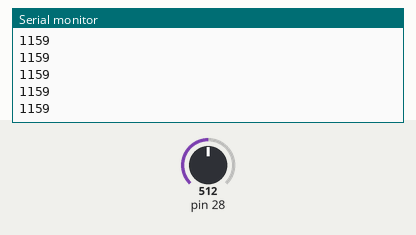
The sketch below on a simulated Teensy 4. Shown: the last lines printed to the serial monitor. Inputs (shaded band) come from the test bench; at power-on: pin 28 = 512.

Above: at 1.2 s.
1.3 s: pin 28 set to 716
At 1.33 s:
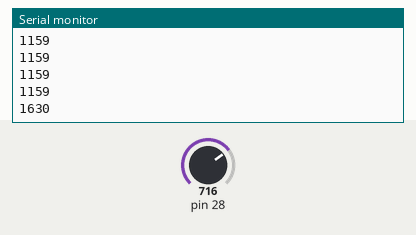
2.8 s: pin 28 set to 900
At 2.83 s:
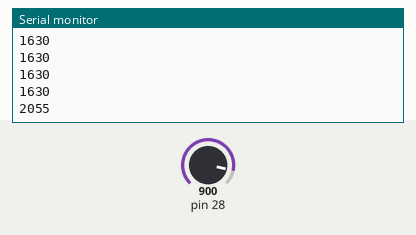
Timing chart, 0 to 5.8 s (numbered marks = the images above; inputs shaded):
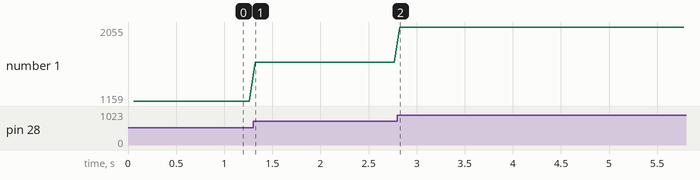

Measured:
- after the input at 1.3 s, the serial monitor: prints a new line at once (image 1)
- after the input at 2.8 s, the serial monitor: prints a new line at once (image 2)
- plotted number 1: 1159 → 1630 after the input at 1.3 s, 1630 → 2055 after the input at 2.8 s

The sketch:

14.ino
```cpp
/* KIPU
*/

#include <Bounce.h>

// the MIDI channel number to send messages
const int channel = 1;

// the MIDI continuous controller for each analog input

// CUERDAS
const int controllerA14 = 14; // 11 = CUERDA 1

void setup() {
  Serial.begin(38400);
}

// store previously sent values, to detect changes

int previousA14 = -1;


elapsedMillis msec = 0;

void loop() {
  // only check the analog inputs 50 times per second,
  // to prevent a flood of MIDI messages
 // if (msec >= 20) {
 if (msec >= 60) {
    msec = 0;

    //int n0 = analogRead(A0) / 8;
    //CUERDAS
   int n14 = map(analogRead(A14), 10, 65, 0, 127);
   Serial.println(n14);
  //delay(250);


    // only transmit MIDI messages if analog input changed

    if (n14 != previousA14) {
      usbMIDI.sendControlChange(controllerA14, n14, channel);
      previousA14 = n14;
    }


  }

  // MIDI Controllers should discard incoming MIDI messages.
  // http://forum.pjrc.com/threads/24179-Teensy-3-Ableton-Analog-CC-causes-midi-crash
  while (usbMIDI.read()) {
    // ignore incoming messages
 }
}
```
